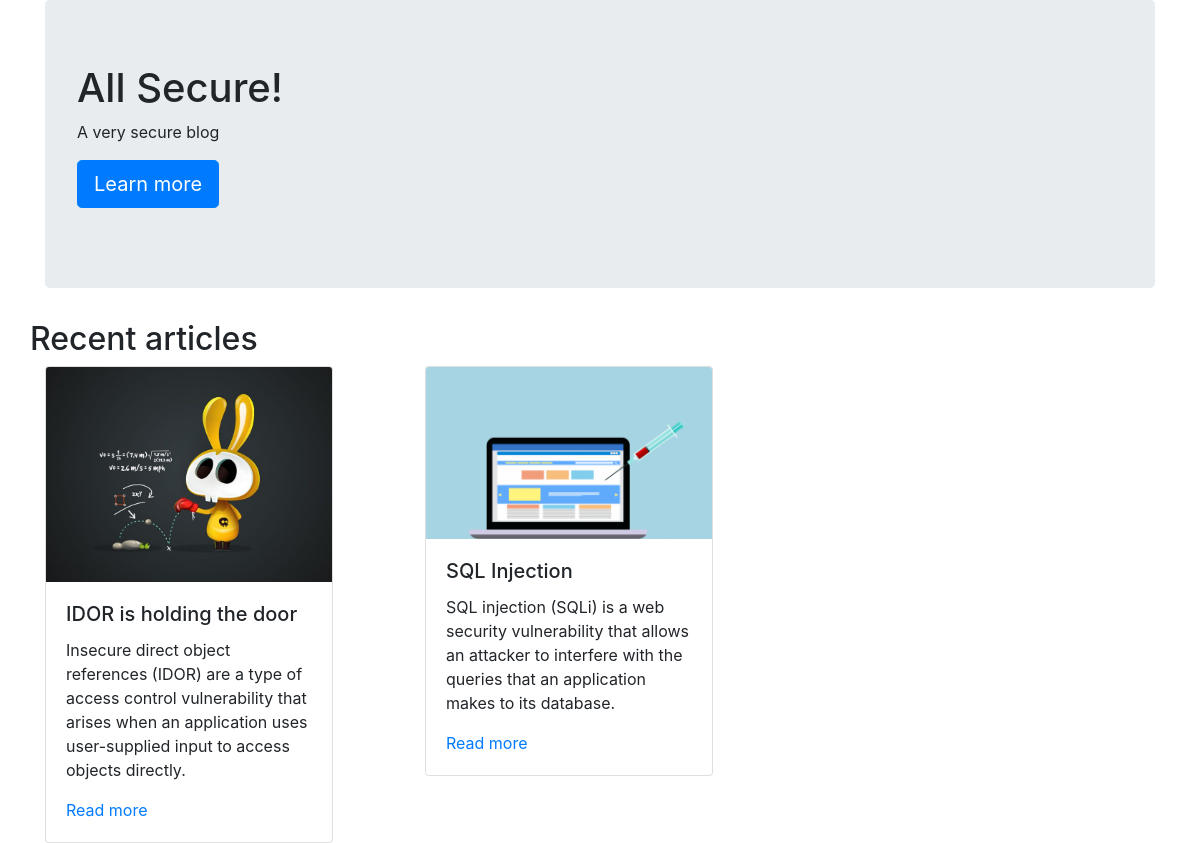
The app's page /app/index.php, older data.
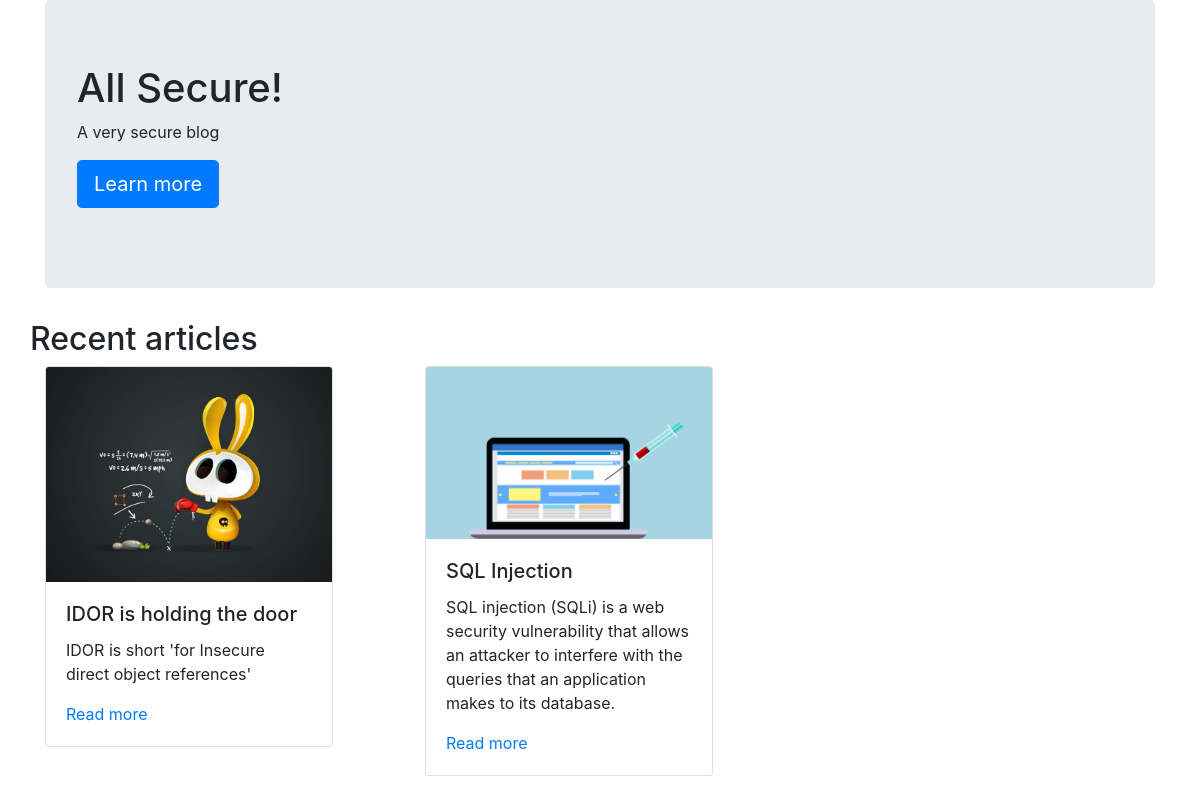
The same page, newer data.
### tables this page shows
CREATE TABLE articles (
    id          int,
    title       varchar(100),
    excerpt     varchar(500),
    thumbnail   varchar(100),
    article     text
);

### app/index.php (the view, shortened to what this page needs)
<?php include('includes/database.inc.php') ?>
<html lang="en">
    <head>
        <?php include('includes/head.inc.php') ?>
    </head>
    <body>
        <div class="container">
            <div class="jumbotron">
                <h1>All Secure!</h1>
                <p>A very secure blog</p>
                <p><a class="btn btn-primary btn-lg" href="https://www.infinitaslearning.com/" traget="_blank" role="button">Learn more</a></p>
            </div>
            <div class="row">
                <h2>Recent articles</h2>
            </div>
            <div class="row">
                <?php
                    $sql = "SELECT id, title, excerpt, thumbnail FROM articles WHERE id > 0";
                    $result = $db_conn->query($sql);
                    if ($result->num_rows > 0) {
                        while($row = $result->fetch_assoc()) {
                ?>
                    <div class="col-sm-4">
                        <div class="card" style="width: 18rem;">
                            <img src="/assets/thumbnails/<?= $row['thumbnail'] ?>" class="card-img-top" alt="<?= $row['title'] ?>">
                            <div class="card-body">
                                <h5 class="card-title"><?= $row['title'] ?></h5>
                                <p class="card-text"><?= $row['excerpt'] ?></p>
                                <a href="/article.php?id=<?= $row['id'] ?>">Read more</a>
                            </div>
                        </div>
                    </div>
                <?php
                        }
                    }
                ?>
            </div>
        </div>
    </body>
</html>

### app/includes/head.inc.php (shortened to what this page needs)
<link rel="stylesheet" href="https://cdn.jsdelivr.net/npm/bootstrap@4.6.2/dist/css/bootstrap.min.css">
<link rel="stylesheet" href="/assets/css/style.css" />

Row changes from the older to the newer data that the page shows:
changed articles "IDOR is holding the door": excerpt "Insecure direct object references (IDOR) are a type of access control vulnerability that arises when an application uses user-supplied input to access objects directly." → "IDOR is short 'for Insecure direct object references'"
